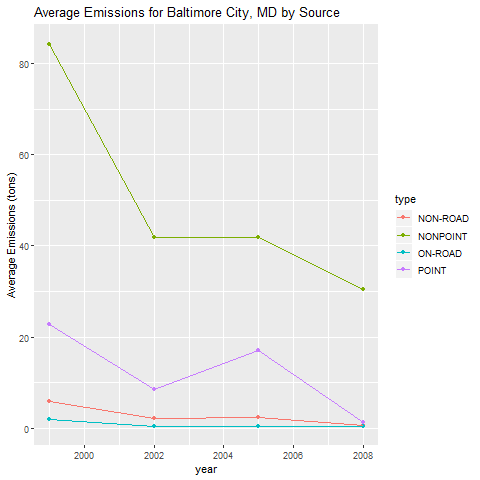

Here is the R script that generated this plot:
# Of the four types of sources indicated by the type (point, nonpoint, 
# onroad, nonroad) variable, which of these four sources have 
# seen decreases in emissions from 1999–2008 for Baltimore 
# City? Which have seen increases in emissions from 1999–2008? 
# Use the ggplot2 plotting system to make a plot answer this 
# question.

# Note, we will be using NEI_BC data
library(ggplot2, dplyr)
data1 <- group_by(NEI_BC, year, type)
data2 <- summarise(data1, eyear = mean(Emissions))

#####################################################
# Create plot
#####################################################

png(filename = "plot3.png")
qplot(year, eyear, data=data2, color = type, 
      ylab = "Average Emissions (tons)",
      geom=c("point", "line"), 
      main = "Average Emissions for Baltimore City, MD by Source")
dev.off()